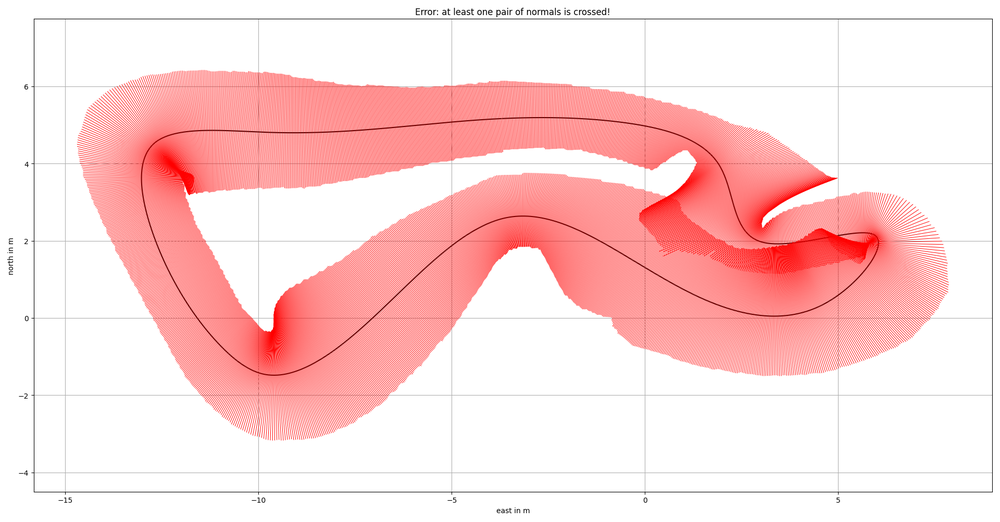
#> input picture car_control/Plots/Figure_1.png, 1000 x 522 px, shrunk from 1920 x 1003 before the run, found by its file name
$ python moataz_csv.py
#> lines starting #> are read from the running program, lines starting #| are printed output that depends on the picture; after the words box and inside, x2 and y2 are one past the last pixel; in counts of white or black regions, pixels touching at a corner belong together
import numpy as np
import matplotlib.pyplot as plt
from scipy import ndimage
from scipy.interpolate import splprep, splev
import cv2

# Step 1: Load the image
image_path = 'car_control/Plots/Figure_1.png'  # Replace with your image path
image = cv2.imread(image_path, cv2.IMREAD_GRAYSCALE)
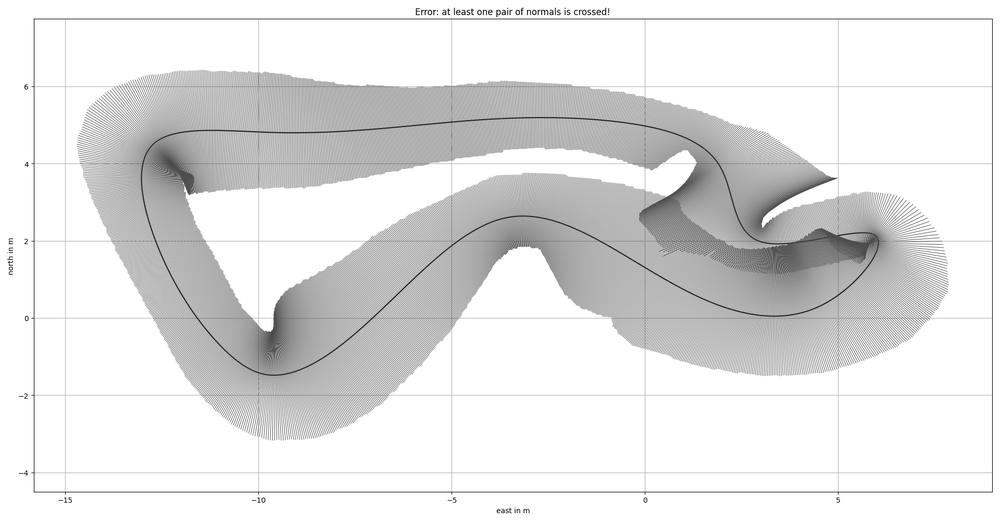
#> image: shape (522, 1000); min 28, max 255, mean 225.9

# Step 2: Threshold the image to isolate the spline
_, binary_image = cv2.threshold(image, 127, 255, cv2.THRESH_BINARY_INV)
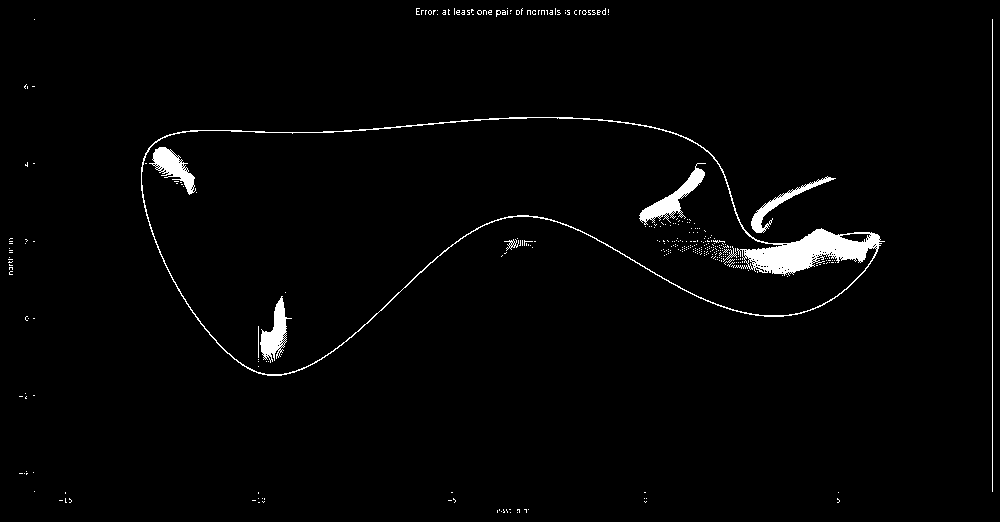
#> binary_image: shape (522, 1000); 2.1% white; 331 white regions (322 under 20 px), largest, box (x1, y1, x2, y2) and area: (141, 117, 885, 376) 5775, (639, 163, 706, 225) 1079, (260, 296, 292, 363) 908

# Step 3: Detect edges of the spline
edges = cv2.Canny(binary_image, 100, 200)
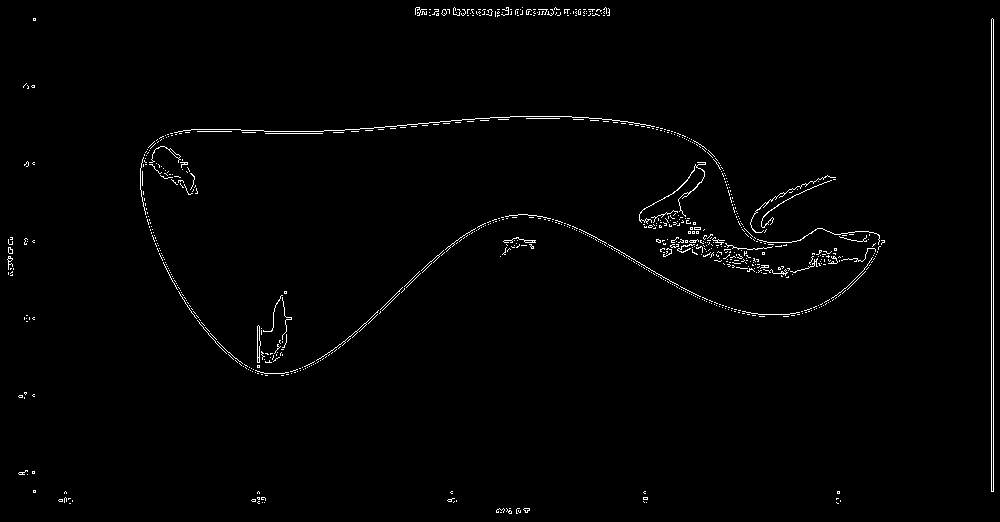
#> edges: shape (522, 1000); 1.3% white in thin lines or dots

# Step 4: Get the coordinates of the spline pixels
y_coords, x_coords = np.nonzero(edges)
#> y_coords = 6572 values from 7 to 513; x_coords = 6572 values, max 993 at index 475, min 7 at index 4325, mean 584.2

# Step 5: Fit a spline to the detected points
points = np.array([x_coords, y_coords]).T
#> points = 6572 pairs, first value 7 to 993, second value 7 to 513
points = points[np.argsort(points[:, 0])]  # Sort points by x-coordinate

x_sorted = points[:, 0]
#> x_sorted = 6572 values from 7 to 993
y_sorted = points[:, 1]
#> y_sorted = 6572 values, max 513 at index 2489, min 7 at index 1888, mean 227.3

# Fit a spline using splprep
tck, u = splprep([x_sorted, y_sorted], s=0)
#> tck = 3 items; u = 6572 values from 0 to 1

# Generate interpolated points
u_fine = np.linspace(0, 1, 500)
x_spline, y_spline = splev(u_fine, tck)
#> x_spline = 500 values, max 999.7 at index 397, min 7 at index 0, mean 571.9; y_spline = 500 values, max 517.5 at index 223, min -24.35 at index 151, mean 221.4

# Step 6: Plot the original and extracted spline
plt.figure(figsize=(8, 6))
plt.imshow(image, cmap='gray', origin='upper', extent=(0, image.shape[1], image.shape[0], 0))
plt.plot(x_coords, y_coords, 'ro', markersize=2, label='Detected Points')
plt.plot(x_spline, y_spline, 'b-', linewidth=2, label='Fitted Spline')
plt.legend()
plt.title('Spline Extraction')
plt.show()
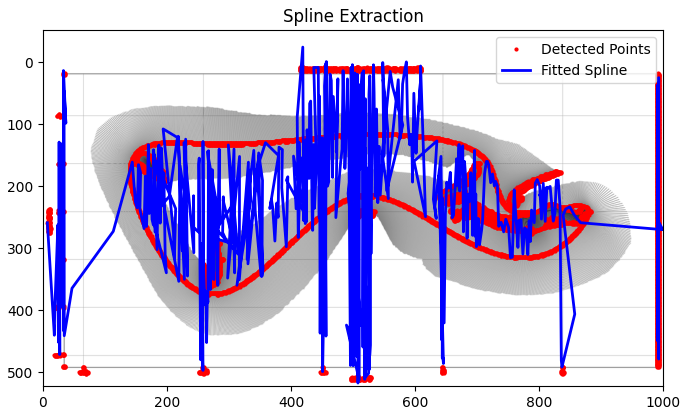
#> figure drawn by matplotlib, 1 panel

# Step 7: Extracted spline points
spline_points = np.column_stack((x_spline, y_spline))
#> spline_points = 500 pairs, first value 7 to 999.7, second value -24.35 to 517.5
print("Spline Points:")
print(spline_points)
#> (printed output is left out)
